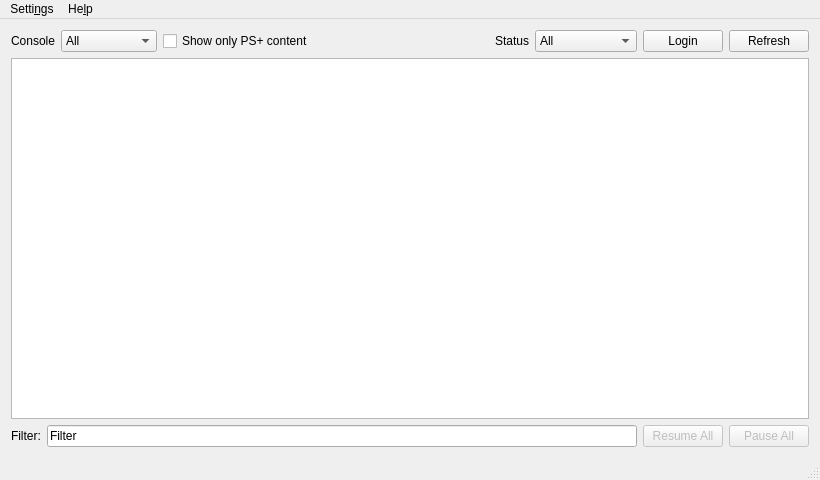
<?xml version="1.0" encoding="UTF-8"?>
<ui version="4.0">
 <class>MainWindow</class>
 <widget class="QMainWindow" name="MainWindow">
  <property name="geometry">
   <rect>
    <x>0</x>
    <y>0</y>
    <width>820</width>
    <height>480</height>
   </rect>
  </property>
  <property name="windowTitle">
   <string>QPSNProxy</string>
  </property>
  <widget class="QWidget" name="centralWidget">
   <layout class="QGridLayout" name="gridLayout">
    <item row="0" column="0">
     <layout class="QVBoxLayout" name="verticalLayout">
      <item>
       <layout class="QHBoxLayout" name="horizontalLayout_2">
        <item>
         <widget class="QLabel" name="label_3">
          <property name="text">
           <string>Console</string>
          </property>
         </widget>
        </item>
        <item>
         <widget class="QComboBox" name="consoleComboBox">
          <item>
           <property name="text">
            <string>All</string>
           </property>
          </item>
          <item>
           <property name="text">
            <string>PS Vita</string>
           </property>
          </item>
          <item>
           <property name="text">
            <string>PSP/PSOne</string>
           </property>
          </item>
          <item>
           <property name="text">
            <string>PS3</string>
           </property>
          </item>
          <item>
           <property name="text">
            <string>PS4</string>
           </property>
          </item>
          <item>
           <property name="text">
            <string>Other</string>
           </property>
          </item>
         </widget>
        </item>
        <item>
         <widget class="QCheckBox" name="plusCheckBox">
          <property name="text">
           <string>Show only PS+ content</string>
          </property>
         </widget>
        </item>
        <item>
         <spacer name="horizontalSpacer">
          <property name="orientation">
           <enum>Qt::Horizontal</enum>
          </property>
          <property name="sizeHint" stdset="0">
           <size>
            <width>40</width>
            <height>20</height>
           </size>
          </property>
         </spacer>
        </item>
        <item>
         <widget class="QLabel" name="label_5">
          <property name="text">
           <string>Status</string>
          </property>
         </widget>
        </item>
        <item>
         <widget class="QComboBox" name="statusBox">
          <item>
           <property name="text">
            <string>All</string>
           </property>
          </item>
          <item>
           <property name="text">
            <string>New</string>
           </property>
          </item>
          <item>
           <property name="text">
            <string>Downloading</string>
           </property>
          </item>
          <item>
           <property name="text">
            <string>Completed</string>
           </property>
          </item>
          <item>
           <property name="text">
            <string>Paused</string>
           </property>
          </item>
         </widget>
        </item>
        <item>
         <widget class="QPushButton" name="loginButton">
          <property name="text">
           <string>Login</string>
          </property>
         </widget>
        </item>
        <item>
         <widget class="QPushButton" name="refreshButton">
          <property name="text">
           <string>Refresh</string>
          </property>
         </widget>
        </item>
       </layout>
      </item>
      <item>
       <widget class="QTableWidget" name="downloadTableWidget">
        <property name="columnCount">
         <number>1</number>
        </property>
        <attribute name="horizontalHeaderVisible">
         <bool>false</bool>
        </attribute>
        <column/>
       </widget>
      </item>
      <item>
       <layout class="QHBoxLayout" name="horizontalLayout_3">
        <item>
         <widget class="QLabel" name="filterLabel">
          <property name="text">
           <string>Filter:</string>
          </property>
         </widget>
        </item>
        <item>
         <widget class="FilterLineEdit" name="downloadFilter">
          <property name="styleSheet">
           <string notr="true">FilterLineEdit { color:gray; font-style:italic; }</string>
          </property>
          <property name="text">
           <string>Filter</string>
          </property>
         </widget>
        </item>
        <item>
         <widget class="QPushButton" name="resumeButton">
          <property name="enabled">
           <bool>false</bool>
          </property>
          <property name="text">
           <string>Resume All</string>
          </property>
         </widget>
        </item>
        <item>
         <widget class="QPushButton" name="pauseButton">
          <property name="enabled">
           <bool>false</bool>
          </property>
          <property name="text">
           <string>Pause All</string>
          </property>
         </widget>
        </item>
       </layout>
      </item>
     </layout>
    </item>
   </layout>
  </widget>
  <widget class="QMenuBar" name="menuBar">
   <property name="geometry">
    <rect>
     <x>0</x>
     <y>0</y>
     <width>820</width>
     <height>22</height>
    </rect>
   </property>
   <widget class="QMenu" name="menuSettings">
    <property name="title">
     <string>Setti&amp;ngs</string>
    </property>
    <addaction name="actionOptions"/>
    <addaction name="separator"/>
    <addaction name="actionOpen_package_directory"/>
    <addaction name="actionClear_downloaded_packages"/>
    <addaction name="actionClear_PSN_login_cookies"/>
    <addaction name="actionClear_thumbnail_cache"/>
    <addaction name="actionClear_download_list_cache"/>
    <addaction name="separator"/>
    <addaction name="actionQuit"/>
   </widget>
   <widget class="QMenu" name="menuHelp">
    <property name="title">
     <string>He&amp;lp</string>
    </property>
    <addaction name="actionAbout"/>
    <addaction name="actionAbout_Qt"/>
   </widget>
   <addaction name="menuSettings"/>
   <addaction name="menuHelp"/>
  </widget>
  <widget class="QStatusBar" name="statusBar"/>
  <action name="actionImport">
   <property name="text">
    <string>&amp;Import</string>
   </property>
  </action>
  <action name="actionExport">
   <property name="text">
    <string>&amp;Export</string>
   </property>
  </action>
  <action name="actionAbout">
   <property name="text">
    <string>&amp;About</string>
   </property>
  </action>
  <action name="actionAbout_Qt">
   <property name="text">
    <string>About &amp;Qt</string>
   </property>
  </action>
  <action name="actionOpen_package_directory">
   <property name="text">
    <string>&amp;Open package directory</string>
   </property>
  </action>
  <action name="actionClear_downloaded_packages">
   <property name="text">
    <string>&amp;Clear downloaded packages</string>
   </property>
  </action>
  <action name="actionClear_PSN_login_cookies">
   <property name="text">
    <string>Clear &amp;PSN login cookies</string>
   </property>
  </action>
  <action name="actionClear_thumbnail_cache">
   <property name="text">
    <string>C&amp;lear thumbnail cache</string>
   </property>
  </action>
  <action name="actionClear_download_list_cache">
   <property name="text">
    <string>Clear &amp;download list cache</string>
   </property>
  </action>
  <action name="actionQuit">
   <property name="text">
    <string>&amp;Quit</string>
   </property>
  </action>
  <action name="actionOptions">
   <property name="text">
    <string>Options</string>
   </property>
  </action>
 </widget>
 <layoutdefault spacing="6" margin="11"/>
 <customwidgets>
  <customwidget>
   <class>FilterLineEdit</class>
   <extends>QLineEdit</extends>
   <header>filterlineedit.h</header>
  </customwidget>
 </customwidgets>
 <resources/>
 <connections/>
</ui>
